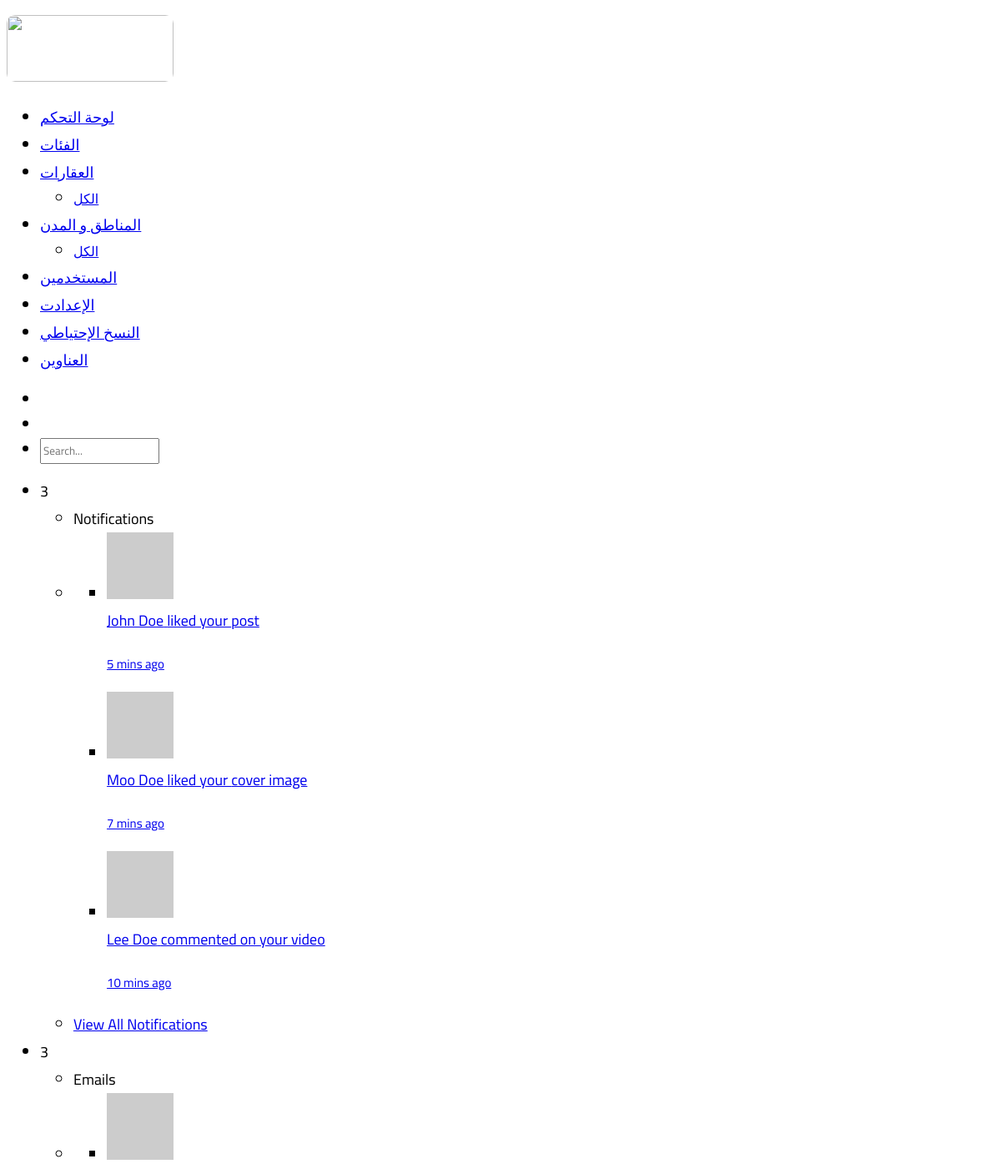
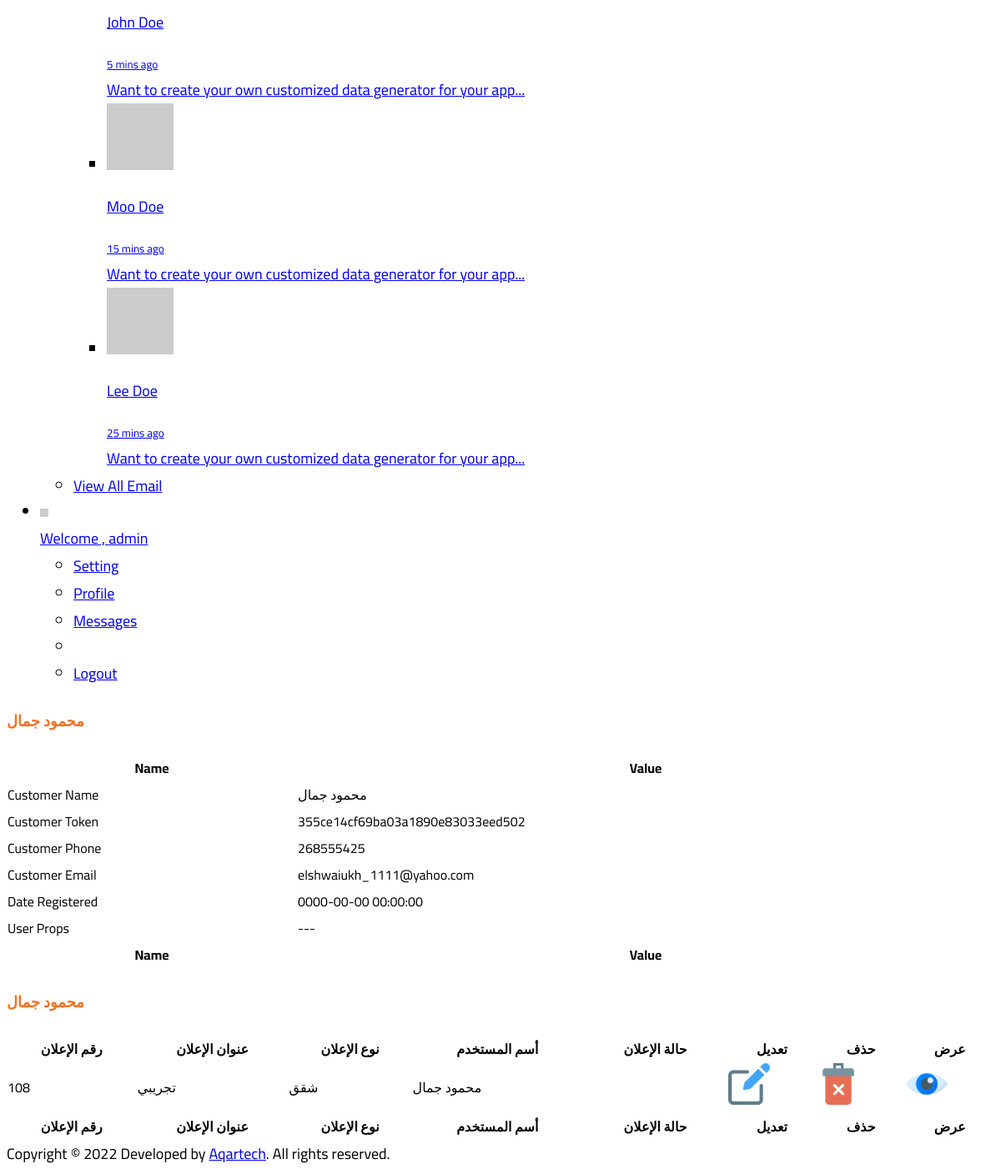
The app's page /Dashboard/user.php?user_id=48 (signed in) with its own data (2 pictures, top to bottom).
### tables this page shows
CREATE TABLE `users` (
  `user_id` int(11) NOT NULL,
  `user_token` text NOT NULL,
  `user_name` text NOT NULL,
  `user_email` text NOT NULL,
  `user_phone` text NOT NULL,
  `user_pwd` text NOT NULL,
  `user_status` text NOT NULL,
  `user_image` text NOT NULL,
  `user_type` text NOT NULL,
  `notification_token` text NOT NULL,
  `last_otp` text NOT NULL,
  `date_registered` datetime NOT NULL DEFAULT current_timestamp()
);

CREATE TABLE `properties` (
  `prop_id` int(11) NOT NULL,
  `adv_number` text NOT NULL,
  `adv_title` text NOT NULL,
  `adv_type` text NOT NULL,
  `prop_type` text NOT NULL,
  `prop_price` int(11) NOT NULL,
  `prop_space` text NOT NULL,
  `prop_desc` text NOT NULL,
  `prop_coords` text NOT NULL,
  `prop_address` text NOT NULL,
  `prop_status` text NOT NULL,
  `street_width` text NOT NULL,
  `meter_price` text NOT NULL,
  `prop_front` text NOT NULL,
  `bed_rooms` text NOT NULL,
  `bath_rooms` text NOT NULL,
  `floor` text NOT NULL,
  `prop_images` text NOT NULL,
  `date_created` text NOT NULL,
  `prop_owner` text NOT NULL
);

CREATE TABLE `cats` (
  `type_id` int(11) NOT NULL,
  `title` text NOT NULL,
  `thumbnail` text NOT NULL,
  `status` int(11) NOT NULL DEFAULT 1,
  `date_created` text NOT NULL
);

### Dashboard/user.php (the view, shortened to what this page needs)
<?php
include './../dbcontext/connect.php';
?>
<?php
$user_id = $_GET['user_id'];
$sql = "select * from users where user_id = '$user_id'";
$result = $con->query($sql);
$row = mysqli_fetch_array($result);
$user_token = $row['user_token'];
?>
<?php
function getUser($token)
{
    global $con;
    $sql = "select * from users where user_token = '$token'";
    $result = $con->query($sql);
    $row = $result->fetch_assoc();
    return $row['user_name'];
};
function getCat($id){
    global $con;
    $sql = "select * from cats where type_id = '$id'";
    $result = $con->query($sql);
    $row = $result->fetch_assoc();
    return $row['title'];
}
?>
<!DOCTYPE html>
<html>
<head>
    <link href="assets/css/style.css" rel="stylesheet">
</head>
<body class="app">
    <div>
        <?php include 'components/sidebar.php'; ?>
        <div class="page-container">
            <?php include 'components/header.php'; ?>
            <main class="main-content bgc-grey-100">
                <div id="mainContent">
                    <div class="container-fluid">
                        <div class="row">
                            <div class="col-md-12">
                                <div class="bgc-white bd bdrs-3 p-20 mB-20">
                                    <div class="row">
                                        <div class="col-md-8">
                                            <h4 class="c-grey-900 mB-20" style="color:#f37021">
                                                <?php echo $row['user_name']; ?>
                                            </h4>
                                        </div>
                                    </div>
                                    <table class="table table-striped table-bordered" cellspacing="0" width="100%">
                                        <thead>
                                            <th>Name</th>
                                            <th>Value</th>
                                        </thead>
                                        <tfoot>
                                            <tr>
                                                <th>Name</th>
                                                <th>Value</th>
                                            </tr>
                                        </tfoot>
                                        <tbody>
                                            <tr>
                                                <td>Customer Name</td>
                                                <td>
                                                    <?php echo $row['user_name']; ?>
                                                </td>
                                            </tr>
                                            <tr>
                                                <td>Customer Token</td>
                                                <td>
                                                    <?php echo $row['user_token']; ?>
                                                </td>
                                            </tr>
                                            <tr>
                                                <td> Customer Phone</td>
                                                <td>
                                                    <?php echo $row['user_phone']; ?>
                                                </td>
                                            </tr>
                                            <tr>
                                                <td>Customer Email</td>
                                                <td>
                                                    <?php echo $row['user_email']; ?>
                                                </td>
                                            </tr>
                                            <tr>
                                                <td>Date Registered</td>
                                                <td>
                                                    <?php echo $row['date_registered']; ?>
                                                </td>
                                            </tr>
                                            <tr>
                                                <td>User Props</td>
                                                <td>
                                                    <?php echo "---" ?>
                                                </td>
                                            </tr>
                                        </tbody>
                                    </table>
                                </div>
                                <div class="bgc-white bd bdrs-3 p-20 mB-20">
                                    <div class="row">
                                        <div class="col-md-8">
                                            <h4 class="c-grey-900 mB-20" style="color:#f37021">
                                                <?php echo $row['user_name']; ?>
                                            </h4>
                                        </div>
                                    </div>
                                    <table id="dataTable" class="table table-striped table-bordered" cellspacing="0"
                                        width="100%">
                                        <thead>
                                            <tr>
                                                <th>رقم الإعلان</th>
                                                <th>عنوان الإعلان</th>
                                                <th>نوع الإعلان</th>
                                                <th>أسم المستخدم</th>
                                                 <th>حالة الإعلان</th>
                                                <th>تعديل</th>
                                                <th>حذف</th>
                                                <th>عرض</th>
                                            </tr>
                                        </thead>
                                        <tfoot>
                                            <tr>
                                            <tr>
                                                <th>رقم الإعلان</th>
                                                <th>عنوان الإعلان</th>
                                                <th>نوع الإعلان</th>
                                                <th>أسم المستخدم</th>
                                                <th>حالة الإعلان</th>
                                                <th>تعديل</th>
                                                <th>حذف</th>
                                                <th>عرض</th>
                                            </tr>
                                            </tr>
                                        </tfoot>
                                        <tbody>
                                            <?php
                                        $sql = "select * from properties where prop_owner = '$user_token'";
                                        $result = $con->query($sql);
                                        while($row = $result->fetch_assoc()) {
                                            ?>
                                            <tr>
                                                <td><?php echo $row['prop_id']; ?></td>
                                                <td><?php echo $row['adv_title']; ?></td>
                                                <td><?php echo getCat($row['prop_type']) ?></td>
                                                <td><?php  echo getUser($row['prop_owner'])?></td>
                                                 <td>
                                                 <a>
                                                    <?php
                                                    switch($row['prop_status'])
                                                    {
                                                        case 'pending':
                                                            echo "<a class='btn btn-primary' style='color:#FFF'>قيد المراجعة</a>";
                                                            break;
                                                    }
                                                   ?>
                                                 </a>
                                                </td>
                                                <td>
                                                 <a href="edit_adv.php?adv_id=<?php echo $row['prop_id'] ?>"
                                                        >
                                                        <img src="assets/images/edit.png" style="width:50px;height:50px"/>
                                                    </a>
                                                </td>
                                                <td>
                                                 <a onclick="return confirm('Are You Sure to Delete This Add?');"
                                                        href="advs/delete.php?prop_id=<?php echo $row['prop_id'] ?>"
                                                        >
                                                        <img src="assets/images/delete.png" style="width:50px;height:50px"/>
                                                    </a>
                                                </td>
                                                <td>
                                                 <a>
                                                        <img src="assets/images/eye.png" style="width:50px;height:50px"/>
                                                    </a>
                                                </td>
                                            </tr>
                                            <?php
                                              }
                                            ?>
                                        </tbody>
                                    </table>
                                </div>
                            </div>
                        </div>
                    </div>
                </div>
            </main>
            <?php
            include 'components/footer.php';
            ?>
        </div>
    </div>
</body>
</html>

### Dashboard/assets/css/style.css (style rules this page uses)
* { font-family: 'Cairo', sans-serif ; }

### records on screen
users: user_name "محمود جمال", user_token "355ce14cf69ba03a1890e83033eed502", user_phone "268555425", user_email "elshwaiukh_1111@yahoo.com", date_registered "0000-00-00 00:00:00"
properties: prop_id "108", adv_title "تجريبي", prop_type.title "شقق", prop_owner.user_name "محمود جمال"

### other values on screen
$_SESSION['admin_name'] "admin"
